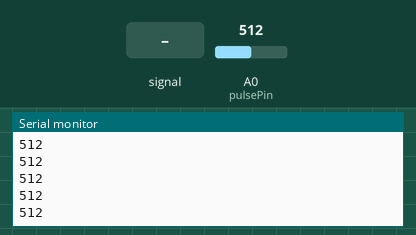
This sketch was run on a simulated Arduino Uno, built with avr-gcc and run on an emulated ATmega328P. Parts: the last lines printed to the serial monitor. The inputs (shaded band) are chosen by the test bench; at power-on: A0 (pulsePin) = 512.

Above: at 1.2 s.
1.3 s: A0 (pulsePin) fed a 200 Hz sine of ±81 counts around its level
At 1.31 s:
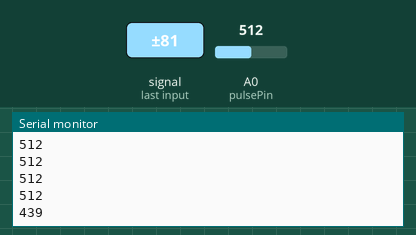
2.8 s: A0 (pulsePin) set to 716
At 2.81 s:
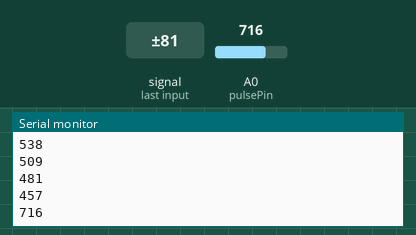
4.3 s: A0 (pulsePin) fed a 1000 Hz sine of ±255 counts around its level
At 4.32 s:
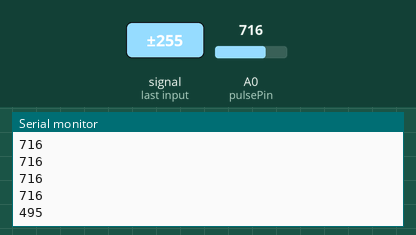
5.8 s: A0 (pulsePin) set to 900
At 5.82 s:
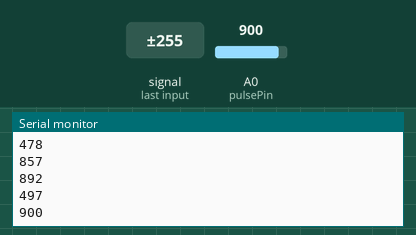
Timing chart, 0 to 8.3 s (numbered marks = the images above; inputs shaded):
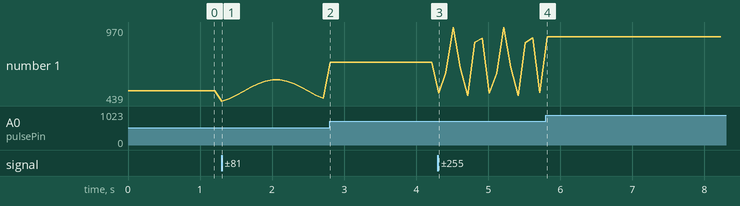

The sketch:

1.ino
```cpp
int pulsePin = A0;    // パルスセンサの入力ピンをA0にする
int pulseVal;         // パルスセンサの値を格納する変数

void setup() {
  Serial.begin(9600);      // シリアル通信の開始
}

void loop() {
  pulseVal = analogRead(pulsePin); // パルスセンサの読み取り
  Serial.println(pulseVal);        // シリアルモニタに表示
  delay(100);                      // 100ms待機
}
```

Measured:
- after the input at 1.3 s, the serial monitor: prints a new line at once (image 1)
- after the input at 2.8 s, the serial monitor: prints a new line at once (image 2)
- after the input at 4.3 s, the serial monitor: prints a new line at once (image 3)
- after the input at 5.8 s, the serial monitor: prints a new line at once (image 4)
- plotted number 1: 512 → 457 after the input at 1.3 s, 457 → 716 after the input at 2.8 s, 716 → 497 after the input at 4.3 s, 497 → 900 after the input at 5.8 s
